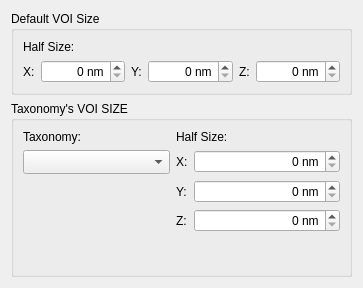
<?xml version="1.0" encoding="UTF-8"?>
<ui version="4.0">
 <class>RectangularVOISettings</class>
 <widget class="QWidget" name="RectangularVOISettings">
  <property name="geometry">
   <rect>
    <x>0</x>
    <y>0</y>
    <width>363</width>
    <height>288</height>
   </rect>
  </property>
  <property name="windowTitle">
   <string>Form</string>
  </property>
  <layout class="QVBoxLayout" name="verticalLayout_4">
   <item>
    <widget class="QGroupBox" name="groupBox">
     <property name="title">
      <string>Default VOI Size</string>
     </property>
     <layout class="QVBoxLayout" name="verticalLayout_2">
      <item>
       <widget class="QLabel" name="label_3">
        <property name="text">
         <string>Half Size:</string>
        </property>
       </widget>
      </item>
      <item>
       <layout class="QHBoxLayout" name="horizontalLayout">
        <item>
         <widget class="QLabel" name="label_10">
          <property name="text">
           <string>X:</string>
          </property>
         </widget>
        </item>
        <item>
         <widget class="QSpinBox" name="m_xSize">
          <property name="sizePolicy">
           <sizepolicy hsizetype="MinimumExpanding" vsizetype="Fixed">
            <horstretch>0</horstretch>
            <verstretch>0</verstretch>
           </sizepolicy>
          </property>
          <property name="alignment">
           <set>Qt::AlignRight|Qt::AlignTrailing|Qt::AlignVCenter</set>
          </property>
          <property name="suffix">
           <string> nm</string>
          </property>
          <property name="maximum">
           <number>10000</number>
          </property>
          <property name="singleStep">
           <number>2</number>
          </property>
         </widget>
        </item>
        <item>
         <widget class="QLabel" name="label_9">
          <property name="text">
           <string>Y:</string>
          </property>
         </widget>
        </item>
        <item>
         <widget class="QSpinBox" name="m_ySize">
          <property name="sizePolicy">
           <sizepolicy hsizetype="MinimumExpanding" vsizetype="Fixed">
            <horstretch>0</horstretch>
            <verstretch>0</verstretch>
           </sizepolicy>
          </property>
          <property name="alignment">
           <set>Qt::AlignRight|Qt::AlignTrailing|Qt::AlignVCenter</set>
          </property>
          <property name="suffix">
           <string> nm</string>
          </property>
          <property name="maximum">
           <number>10000</number>
          </property>
          <property name="singleStep">
           <number>2</number>
          </property>
         </widget>
        </item>
        <item>
         <widget class="QLabel" name="label_8">
          <property name="text">
           <string>Z:</string>
          </property>
         </widget>
        </item>
        <item>
         <widget class="QSpinBox" name="m_zSize">
          <property name="sizePolicy">
           <sizepolicy hsizetype="MinimumExpanding" vsizetype="Fixed">
            <horstretch>0</horstretch>
            <verstretch>0</verstretch>
           </sizepolicy>
          </property>
          <property name="alignment">
           <set>Qt::AlignRight|Qt::AlignTrailing|Qt::AlignVCenter</set>
          </property>
          <property name="suffix">
           <string> nm</string>
          </property>
          <property name="maximum">
           <number>10000</number>
          </property>
          <property name="singleStep">
           <number>2</number>
          </property>
         </widget>
        </item>
       </layout>
      </item>
     </layout>
    </widget>
   </item>
   <item>
    <widget class="QGroupBox" name="groupBox_2">
     <property name="title">
      <string>Taxonomy's VOI SIZE</string>
     </property>
     <layout class="QVBoxLayout" name="verticalLayout">
      <item>
       <layout class="QGridLayout" name="gridLayout">
        <item row="3" column="1" colspan="2">
         <widget class="QLabel" name="label_7">
          <property name="text">
           <string>Z:</string>
          </property>
         </widget>
        </item>
        <item row="3" column="3">
         <widget class="QSpinBox" name="m_zTaxSize">
          <property name="sizePolicy">
           <sizepolicy hsizetype="MinimumExpanding" vsizetype="Fixed">
            <horstretch>0</horstretch>
            <verstretch>0</verstretch>
           </sizepolicy>
          </property>
          <property name="alignment">
           <set>Qt::AlignRight|Qt::AlignTrailing|Qt::AlignVCenter</set>
          </property>
          <property name="suffix">
           <string> nm</string>
          </property>
          <property name="maximum">
           <number>10000</number>
          </property>
          <property name="singleStep">
           <number>2</number>
          </property>
         </widget>
        </item>
        <item row="1" column="3">
         <widget class="QSpinBox" name="m_xTaxSize">
          <property name="sizePolicy">
           <sizepolicy hsizetype="MinimumExpanding" vsizetype="Fixed">
            <horstretch>0</horstretch>
            <verstretch>0</verstretch>
           </sizepolicy>
          </property>
          <property name="alignment">
           <set>Qt::AlignRight|Qt::AlignTrailing|Qt::AlignVCenter</set>
          </property>
          <property name="suffix">
           <string> nm</string>
          </property>
          <property name="maximum">
           <number>10000</number>
          </property>
          <property name="singleStep">
           <number>2</number>
          </property>
         </widget>
        </item>
        <item row="0" column="0">
         <widget class="QLabel" name="label_2">
          <property name="text">
           <string>Taxonomy:</string>
          </property>
         </widget>
        </item>
        <item row="1" column="1" colspan="2">
         <widget class="QLabel" name="label_5">
          <property name="text">
           <string>X:</string>
          </property>
         </widget>
        </item>
        <item row="2" column="3">
         <widget class="QSpinBox" name="m_yTaxSize">
          <property name="sizePolicy">
           <sizepolicy hsizetype="MinimumExpanding" vsizetype="Fixed">
            <horstretch>0</horstretch>
            <verstretch>0</verstretch>
           </sizepolicy>
          </property>
          <property name="alignment">
           <set>Qt::AlignRight|Qt::AlignTrailing|Qt::AlignVCenter</set>
          </property>
          <property name="suffix">
           <string> nm</string>
          </property>
          <property name="maximum">
           <number>10000</number>
          </property>
          <property name="singleStep">
           <number>2</number>
          </property>
         </widget>
        </item>
        <item row="0" column="1" colspan="3">
         <widget class="QLabel" name="label">
          <property name="text">
           <string>Half Size:</string>
          </property>
         </widget>
        </item>
        <item row="2" column="1" colspan="2">
         <widget class="QLabel" name="label_6">
          <property name="text">
           <string>Y:</string>
          </property>
         </widget>
        </item>
        <item row="1" column="0">
         <widget class="QComboTreeView" name="m_taxonomySelector">
          <property name="sizePolicy">
           <sizepolicy hsizetype="MinimumExpanding" vsizetype="Fixed">
            <horstretch>0</horstretch>
            <verstretch>0</verstretch>
           </sizepolicy>
          </property>
          <property name="sizeAdjustPolicy">
           <enum>QComboBox::AdjustToMinimumContentsLengthWithIcon</enum>
          </property>
         </widget>
        </item>
       </layout>
      </item>
      <item>
       <spacer name="verticalSpacer">
        <property name="orientation">
         <enum>Qt::Vertical</enum>
        </property>
        <property name="sizeHint" stdset="0">
         <size>
          <width>20</width>
          <height>40</height>
         </size>
        </property>
       </spacer>
      </item>
     </layout>
    </widget>
   </item>
  </layout>
 </widget>
 <customwidgets>
  <customwidget>
   <class>QComboTreeView</class>
   <extends>QComboBox</extends>
   <header>common/gui/QComboTreeView.h</header>
  </customwidget>
 </customwidgets>
 <resources/>
 <connections/>
</ui>
